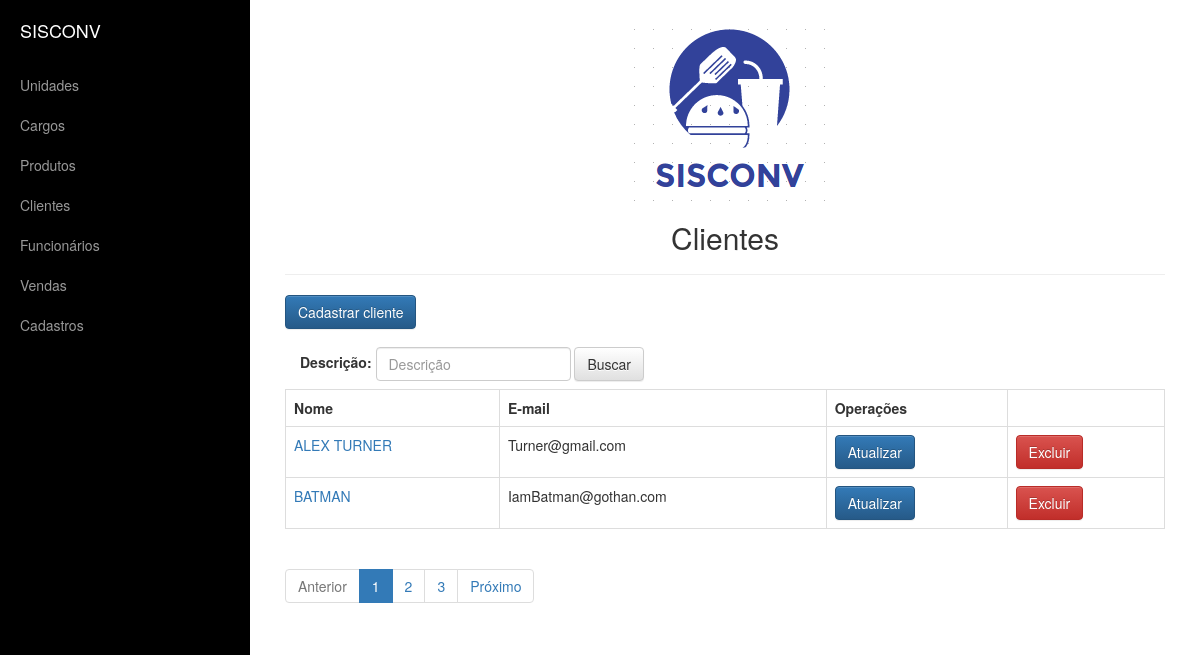
Page /appvendas/cliente/list on the committed database.
### appvendas/models.py (models this page shows, shortened)
class Pessoa(models.Model):
    nome=models.CharField("Nome",max_length=255)
    email=models.EmailField("E-Mail",max_length=200)
    telefone=models.CharField("Telefone",max_length=20)

class Cliente(Pessoa):
    endereco=models.CharField("Endereço",max_length=255)

class Pessoa(models.Model):
    nome=models.CharField("Nome",max_length=255)
    email=models.EmailField("E-Mail",max_length=200)
    telefone=models.CharField("Telefone",max_length=20)

### appvendas/views.py (the view)
def cliente_list(request):
    criterio=request.GET.get('criterio')
    if (criterio):
        clientes=Cliente.objects.filter(nome__contains=criterio).order_by('nome')
    else:
        clientes=Cliente.objects.all().order_by('nome')
        criterio=""
    paginator=Paginator(clientes,2)
    page=request.GET.get('page')
    try:
        clientes=paginator.page(page)
    except PageNotAnInteger:
        clientes=paginator.page(1)
    except EmptyPage:
        clientes=paginator.page(paginator.num_pages)
    dados={'clientes':clientes,'criterio':criterio,'paginator':paginator,'page_obj':clientes}
    return render(request, 'cliente/clientes.html', dados)

### templates/cliente/clientes.html
{% extends 'base.html' %}
{% block conteudo %}
    <center><h2>Clientes</h2></center>
    <hr>
    <p><a href="{% url 'cliente_new' %}" class="btn btn-primary" >Cadastrar cliente</a></p>
    <form class="navbar-form navbar-left" role="search" method="get" action="{% url 'cliente_list' %}">
      <div class="form-group">
          <label for="criterio">Descrição:</label>
        <input type="text" id="criterio" name="criterio" value="{{ criterio }}" class="form-control" placeholder="Descrição">
      </div>
      <button type="submit" class="btn btn-default">Buscar</button>
    </form>
<table class="table table-hover table-bordered  ">
    <tr>
    <th>Nome</th>
    <th>E-mail</th>
    <th clospan="2">Operações</th>
  </tr>
    {% for cliente in clientes %}
        <tr>
            <td><a href="{% url 'cliente_detail' cliente.pk %}"> {{ cliente.nome | upper }}</a></td>
            <td>{{ cliente.email }}</td>
            <td><a href="{% url 'cliente_update' cliente.pk %}" class="btn btn-primary" >Atualizar</a></td>
            <td><a href="{% url 'cliente_delete' cliente.pk %}" class="btn btn-danger" >Excluir</a></td>
        </tr>
    {% endfor %}
</table>
{% include 'utils/paginacao.html' %}
{% endblock %}

### static/css/simple-sidebar.css (style rules this page uses)
body { overflow-x: hidden; }

### rows in the picture
Cliente: nome "ALEX TURNER", email "Turner@gmail.com"
Cliente: nome "BATMAN", email "IamBatman@gothan.com"

### other values in the picture
{{ page }} "1" "2" "3"
